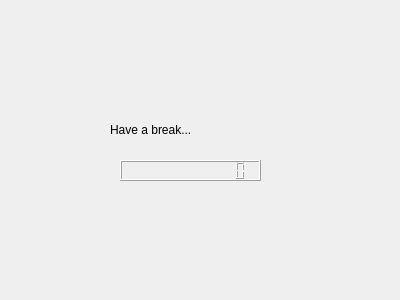
<?xml version="1.0" encoding="UTF-8"?>
<ui version="4.0">
 <class>Waitting</class>
 <widget class="QWidget" name="Waitting">
  <property name="geometry">
   <rect>
    <x>0</x>
    <y>0</y>
    <width>400</width>
    <height>300</height>
   </rect>
  </property>
  <property name="windowTitle">
   <string>Waitting</string>
  </property>
  <property name="windowOpacity">
   <double>1.000000000000000</double>
  </property>
  <widget class="QLabel" name="labelTip">
   <property name="geometry">
    <rect>
     <x>110</x>
     <y>80</y>
     <width>200</width>
     <height>100</height>
    </rect>
   </property>
   <property name="text">
    <string>Have a break...</string>
   </property>
  </widget>
  <widget class="QLCDNumber" name="lcdCountDown">
   <property name="geometry">
    <rect>
     <x>120</x>
     <y>160</y>
     <width>141</width>
     <height>21</height>
    </rect>
   </property>
   <property name="digitCount">
    <number>12</number>
   </property>
  </widget>
 </widget>
 <resources/>
 <connections/>
</ui>
